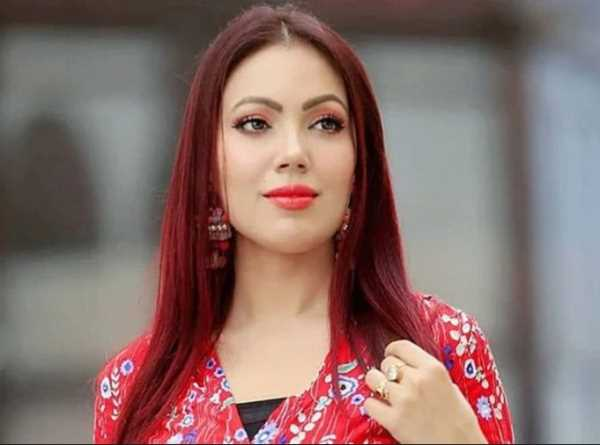
#> input picture 2.jpg, 600 x 445 px
$ python nose.py
#> lines starting #> are read from the running program, lines starting #| are printed output that depends on the picture; after the words box and inside, x2 and y2 are one past the last pixel; in counts of white or black regions, pixels touching at a corner belong together
import cv2
img=cv2.imread("2.jpg",cv2.IMREAD_COLOR)
#> img is the input picture: shape (445, 600, 3); mean B, G, R 106.5, 110.2, 137
face_cascade=cv2.CascadeClassifier("haarcascade_mcs_nose.xml")
grey_img=cv2.cvtColor(img,cv2.COLOR_BGR2GRAY)
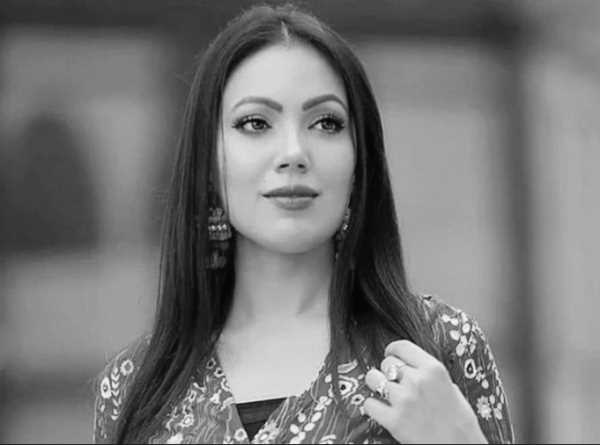
#> grey_img: shape (445, 600); min 2, max 252, mean 117.8
faces=face_cascade.detectMultiScale(grey_img,1.1,3)
#> faces = [[266, 139, 52, 43]]
print(faces)
#| [[266 139  52  43]]
for(x,y,w,h) in faces:
    cv2.rectangle(img,(x,y),(x+w,y+h),(0,255,0),3)
#> this loop made 1 pass
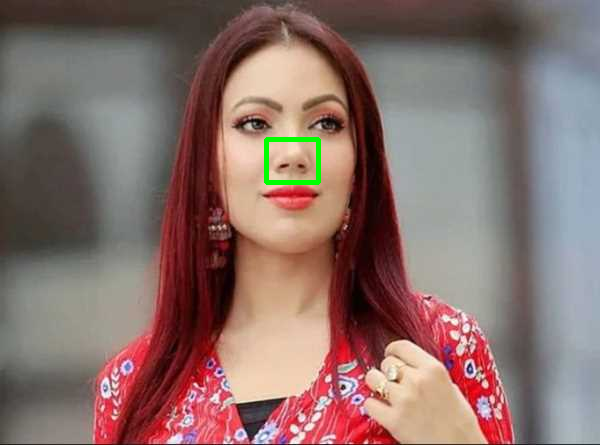
#> img: shape (445, 600, 3); 0.35% of pixels changed, all inside (x1, y1, x2, y2) = (264, 137, 321, 185)
cv2.imshow("nose Detector",img)
cv2.waitKey(5000)
cv2.destroyAllWindows()

$ run again, with 3.jpg copied over 2.jpg
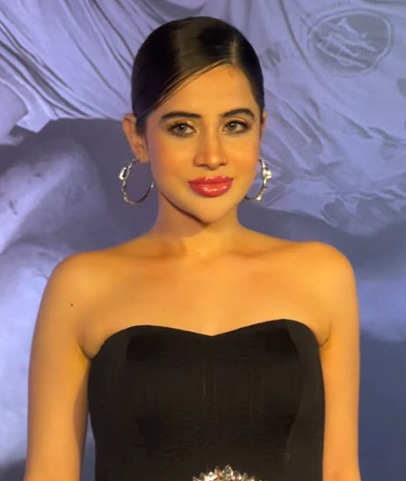
#> input picture 3.jpg, 406 x 481 px
#> img is the input picture: shape (481, 406, 3); mean B, G, R 104, 107.5, 132.2
#> `grey_img=cv2.cvtColor(img,cv2.COLOR_BGR2GRAY)`:
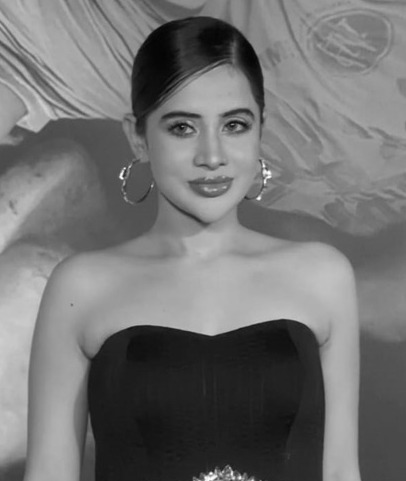
#> grey_img: shape (481, 406); min 2, max 253, mean 114.5
#> faces = [[191, 145, 39, 32], [158, 92, 50, 42]]
#| [[191 145  39  32]
#|  [158  92  50  42]]
#> the loop `for(x,y,w,h) in faces:` made 2 passes
#> after the loop `for(x,y,w,h) in faces:`:
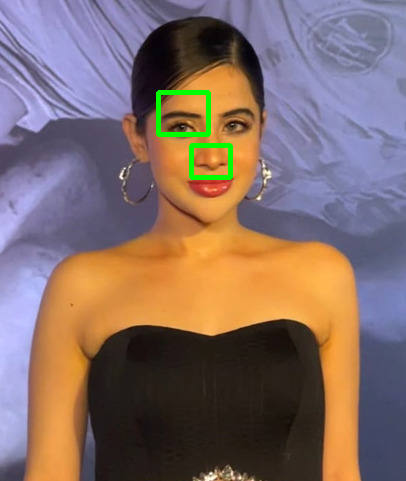
#> img: shape (481, 406, 3); 0.82% of pixels changed, all inside (x1, y1, x2, y2) = (156, 90, 233, 180)

$ run again, with 4.jpg copied over 2.jpg
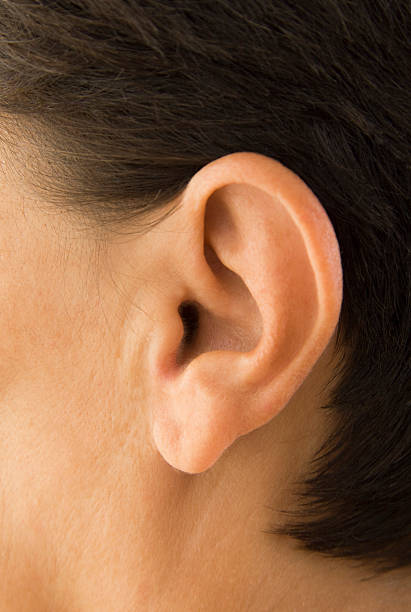
#> input picture 4.jpg, 411 x 612 px
#> img is the input picture: shape (612, 411, 3); mean B, G, R 66.7, 96.3, 137.6
#> `grey_img=cv2.cvtColor(img,cv2.COLOR_BGR2GRAY)`:
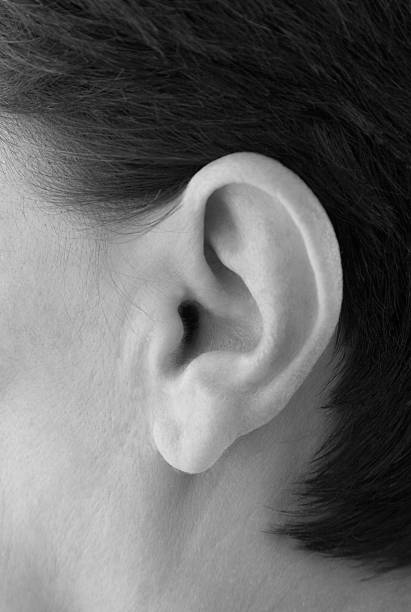
#> grey_img: shape (612, 411); min 0, max 233, mean 105.2
#> faces = ()

$ run again, with 5.jpg copied over 2.jpg
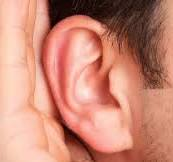
#> input picture 5.jpg, 173 x 162 px
#> img is the input picture: shape (162, 173, 3); mean B, G, R 117.5, 136.4, 201.7
#> `grey_img=cv2.cvtColor(img,cv2.COLOR_BGR2GRAY)`:
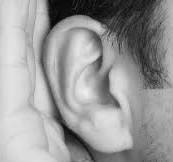
#> grey_img: shape (162, 173); min 3, max 239, mean 153.8
#> faces = [[20, 89, 44, 37]]
#| [[20 89 44 37]]
#> the loop `for(x,y,w,h) in faces:` made 1 pass
#> after the loop `for(x,y,w,h) in faces:`:
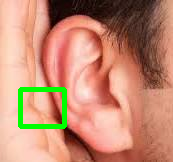
#> img: shape (162, 173, 3); 2.85% of pixels changed, all inside (x1, y1, x2, y2) = (18, 87, 67, 129)
